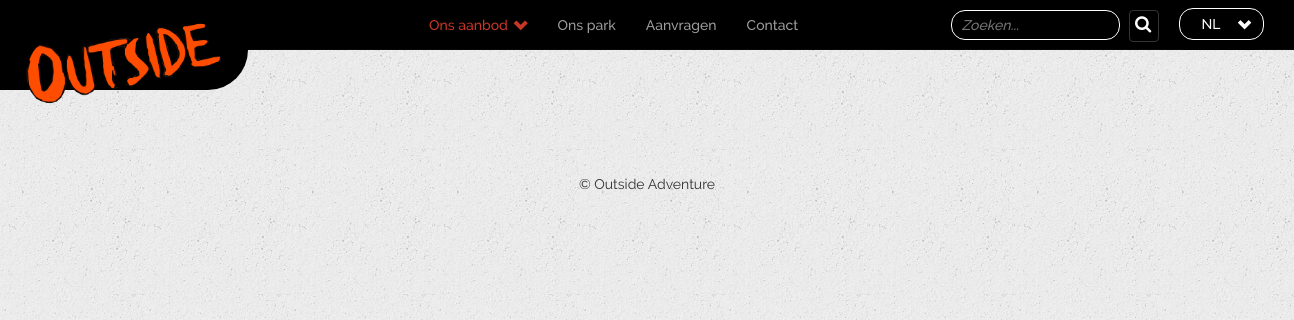
Page /categorie/2/feesten on the earlier database version.
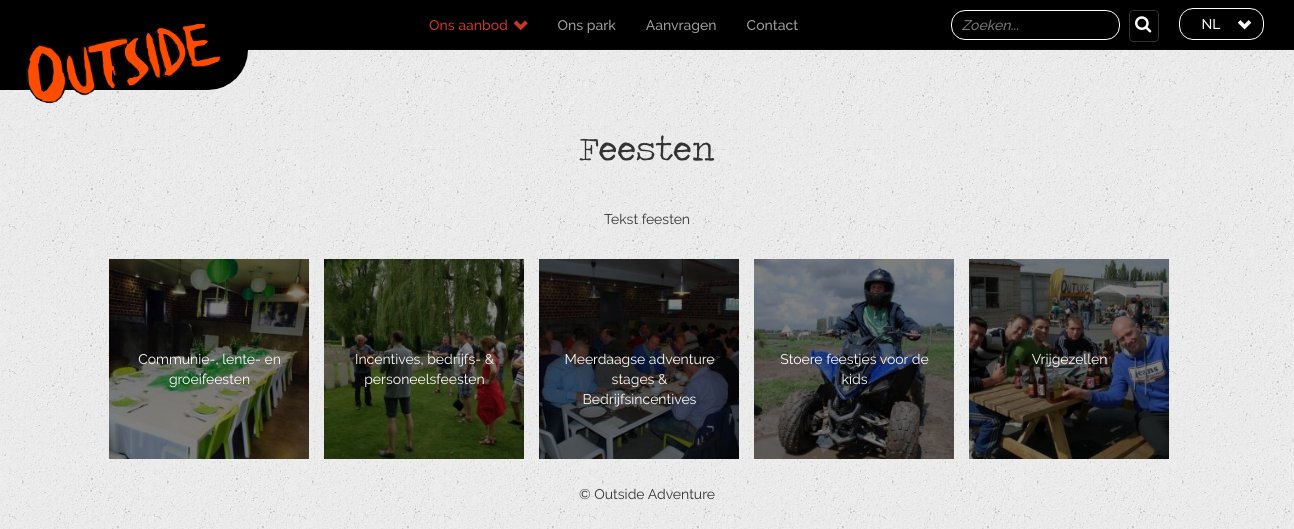
Same page on the later database version.
### tables this page shows
CREATE TABLE IF NOT EXISTS `inhoud_categorie_type` (
`id` int(11) NOT NULL,
  `type` varchar(255) NOT NULL DEFAULT ''
);

CREATE TABLE IF NOT EXISTS `inhoud_categorie_type_taal` (
  `typeId` int(11) NOT NULL,
  `naam` varchar(255) NOT NULL,
  `inhoud` text NOT NULL,
  `url` varchar(255) NOT NULL,
  `taal` enum('NL','FR','ENG','') NOT NULL
);

CREATE TABLE IF NOT EXISTS `inhoud_taal` (
  `inhoudId` int(11) NOT NULL,
  `naam` varchar(255) NOT NULL,
  `inhoud` text NOT NULL,
  `afspraak` varchar(255) NOT NULL,
  `periode` varchar(255) NOT NULL,
  `duur` varchar(255) NOT NULL,
  `taal` enum('NL','FR','ENG') NOT NULL DEFAULT 'NL'
);

CREATE TABLE IF NOT EXISTS `inhoud` (
`id` int(11) NOT NULL,
  `categorieId` int(11) NOT NULL,
  `prijsklasseId` int(11) DEFAULT NULL,
  `forfait` int(11) NOT NULL DEFAULT '0',
  `minAantal` int(11) NOT NULL,
  `leeftijd` varchar(255) NOT NULL,
  `afbeelding` varchar(255) NOT NULL,
  `afbeelding_header` varchar(255) NOT NULL DEFAULT '',
  `actief` tinyint(1) NOT NULL
);

### index.php (called while the page is built, shortened)
<?php
function taal($nl,$fr,$eng){
        switch($_SESSION['session_taal']){
            case "NL":
            return $nl;
             break;
            }
}
$routes = array(
  'home' => array(
    'controller' => 'Page',
    'action' => 'index'
  ),
  'overviewType' => array(
    'controller' => 'Page',
    'action' => 'overviewType'
  ),
  'contact' => array(
    'controller' => 'Page',
    'action' => 'contact'
  ),
  'activity' => array(
    'controller' => 'Activity',
    'action' => 'activity'
  ),
  'overview' => array(
    'controller' => 'Activity',
    'action' => 'overview'
  ),
  'aanvragen' => array(
    'controller' => 'Activity',
    'action' => 'aanvragen'
  ),
  'feesten' => array(
    'controller' => 'Page',
    'action' => 'feesten'
    ),
   'adventurePark' => array(
    'controller' => 'Page',
    'action' => 'adventurePark'
    ),
  'category' => array(
    'controller' => 'Activity',
    'action' => 'category'
    ),
  'categoryType' => array(
    'controller' => 'Activity',
    'action' => 'categoryType'
    ),
  'locatie' => array(
    'controller' => 'Activity',
    'action' => 'locatie'
    ),
  'locaties' => array(
    'controller' => 'Activity',
    'action' => 'locaties'
    ),
  'activiteit' => array(
    'controller' => 'Activity',
    'action' => 'activiteit'
    ),
  'search' => array(
    'controller' => 'Activity',
    'action' => 'search'
    ),
  'all' => array(
    'controller' => 'Activity',
    'action' => 'all_activities'
    ),
  'all_category_categories' => array(
    'controller'=> 'Activity',
    'action'=> 'all_category_categories'
     ),
  'all_other_data' => array(
    'controller'=> 'Activity',
    'action'=> 'all_other_data'
     ),
  'get_prices_of_activity' => array(
    'controller'=> 'Activity',
    'action'=> 'get_prices_of_activity'
     ),
  'all_category_types' => array(
    'controller'=> 'Activity',
    'action'=> 'all_category_types'
     ),
  'allLocations' => array(
    'controller' => 'Activity',
    'action' => 'all_locations'
    ),
   'filter' => array(
    'controller' => 'Activity',
    'action' => 'filterActivities'
    )
);
$route = $routes[$_GET['page']];
$controllerObj = new $controllerName();
$controllerObj->route = $route;
$controllerObj->filter();
$controllerObj->render();

### dao/CategoryDAO.php (called while the page is built, shortened)
<?php
class CategoryDAO extends DAO {
	public function selectById($id) {
		$sql = "SELECT * FROM `inhoud_categorie_type`
				INNER JOIN inhoud_categorie_type_taal
				ON typeId = id
				WHERE `id` = :id ";
		$stmt = $this->pdo->prepare($sql);
		$stmt->bindValue(':id', $id);
		$stmt->execute();
		return $stmt->fetch(PDO::FETCH_ASSOC);
	}
}

### controller/ActivityController.php (called while the page is built, shortened)
<?php
require_once WWW_ROOT . 'controller' . DS . 'Controller.php';
require_once WWW_ROOT . 'dao' . DS . 'ActivityDAO.php';
require_once WWW_ROOT . 'dao' . DS . 'CategoryDAO.php';
class ActivityController extends Controller {
    private $activityDAO;
    private $categoryDAO;
    function __construct() {
        $this->activityDAO = new ActivityDAO();
        $this->categoryDAO = new CategoryDAO();
    }
	public function category(){
        if(!empty($_GET['id'])){
			$this->set('category',$this->categoryDAO->selectById($_GET['id']));
			$this->set('activities',$this->activityDAO->getByCategory($_GET['id'],$_SESSION['session_taal']));
        }else{
            header('Location: /');
        }
    }
}

### dao/ActivityDAO.php (called while the page is built, shortened)
<?php
class ActivityDAO extends DAO {
	public function getByCategory($id,$language) {
		$sql = "SELECT * FROM inhoud
				INNER JOIN `inhoud_taal` ON inhoud.id = inhoudId
				WHERE actief = 1 AND inhoud_taal.taal = :language AND categorieId=:id ORDER BY inhoud_taal.naam ASC";
		$stmt = $this->pdo->prepare($sql);
		$stmt->bindValue(':id', $id);
		$stmt->bindValue(':language', $language);
		$stmt->execute();
		return $stmt->fetchAll(PDO::FETCH_ASSOC);
	}
}

### view/activity/helpfunctions.php (called while the page is built)
<?php
function slugify($text){
    $text = preg_replace('/[^\\pL\d]+/u', '-', $text);
    $text = trim($text, '-');
    $text = iconv('utf-8', 'us-ascii//TRANSLIT', $text);
    $text = strtolower($text);
    $text = preg_replace('/[^-\w]+/', '', $text);
    return $text;
}
?>

### view/activity/category.php (the view, shortened to what this page needs)
<?php include 'helpfunctions.php' ?>
<div class="container-middle container-info no-header">
    <h1 id="page-name"class="titel-header">
        <span><?php echo $category['naam'];
        ?></span>
    </h1>
<div class="content_info">
	<div class="center-text">
    <?php echo $category['inhoud']; ?>
    <div id="grid-feesten" class="container-sub-grid">
        <div class="grid">
            <div class="row gridFlex">
                <?php
                if(isset($activities)){
                  foreach ($activities as $activitySub) {
                    if($activitySub['id']){
                        echo "<div class=\"grid-sub\">";
                        echo "<img width=\"200px\" height=\"200px\" class=\"subcategory-img lazyload\"
                        src=\"assets/images/activityPhotos/{$activitySub['afbeelding']}_th.jpg \">";
						 $name = slugify($activitySub['naam']);
						 echo "<a href=\"" . $category['url'] . "/" . $activitySub['id'] . "/" . $name . "\" class=\"gridLink-sub\">";echo "<div class=\"overlay-img\">";
                         echo "<span>";
                echo $activitySub['naam'];
                echo "</span>";
                echo "</div></a></div>";
          }
      }
    } ?>
            </div>
        </div>
    </div>
</div>

### controller/Controller.php (shortened to what this page needs)
<?php
class Controller {
	public $route;
	protected $viewVars = array();
	public function filter() {
		call_user_func(array($this, $this->route['action']));
	}
	public function render() {
		$this->createViewVarWithContent();
		$this->renderInLayout();
	}
	public function set($variableName, $value) {
		$this->viewVars[$variableName] = $value;
	}
	private function createViewVarWithContent() {
		require WWW_ROOT . 'view' . DS . strtolower($this->route['controller']) . DS . $this->route['action'] . '.php';
		$content = ob_get_clean();
	}
	private function renderInLayout() {
		extract($this->viewVars, EXTR_OVERWRITE);
		if(!empty($_SERVER['HTTP_X_REQUESTED_WITH']) && strtolower($_SERVER['HTTP_X_REQUESTED_WITH']) == 'xmlhttprequest') {
			echo $content;
		} else {
			include WWW_ROOT . 'view' . DS . 'layout.php';
		}
	}
}

### view/layout.php (shortened to what this page needs)
<!doctype html>
<html class="no-js" lang="">
<head>
    <link rel="stylesheet" href="/css/bootstrap.css">
  <link rel="stylesheet" href="//code.jquery.com/ui/1.12.1/themes/base/jquery-ui.css">
    <link rel="stylesheet" href="/js/vendor/magnific/magnific-popup.css">
    <link rel="stylesheet" href="/css/main.css">
</head>
<body>
    <nav class="navbar navbar-inverse navbar-fixed-top" role="navigation">
        <a class="link-logo" href="/">
        <div class="outside-logo">
            <img src="/assets/images/logo-outside.png">
        </div>
        </a>
        <div id="navbar" class="navbar-collapse collapse">
            <ul class="nav navbar-nav">
                <li class="global-menu-item active-item">
                    <a class="link-item" href="/">Ons aanbod
                                     <span class="arrow-menu arrow-down glyphicon glyphicon-chevron-down"></span>
                                  </a>
                </li>
                <li class="global-menu-item ">
                    <a class="link-item" href="/adventure-park">
                    <?php echo taal('Ons park','Votre locations','Our locations'); ?>
                                     </a>
                </li>
                <li class="global-menu-item ">
                    <a class="link-item" href="/aanvragen">Aanvragen
                                  </a>
                </li>
                <li class="global-menu-item">
                    <a class=" link-item" href="/contact">Contact
                                  </a>
                </li>
            </ul>
            <div class="search-nav">
            <div class="search-nav-content">
                                <input id="search-input-header" placeholder="Zoeken..." type="text">
                                <a href="#"><i class="search-icon fa fa-search" aria-hidden="true"></i></a>
                                </div>
                                </div>
        <div class="lang-select">
            <ul class="taal-kiezen">
        <li class="current-taal">
        <span data-taal="<?php echo $_SESSION['session_taal'];
        ?>" id="current-taal">
        <?php echo $_SESSION['session_taal'];
        ?>
        </span>
        <span class="arrow-down glyphicon glyphicon-chevron-down"></span>
        </li>
        </ul>
        </div>
        </div>
    </nav>
    <div class="content">
        <?php
            echo $content; ?>
<footer>
    <p>&copy; Outside Adventure</p>
</footer>
    </div>
</body>
</html>

### css/main.css (style rules this page uses)
ul { list-style: none; }
.content { position: relative; }
.container-middle { width: 90%; margin-left: auto; margin-right: auto; }
.container-middle .titel-header { font-family: "traveling__typewriterregular"; text-align: center; font-size: 2.5em; }
.no-header { margin-top: 100px; }
.center-text { text-align: center; }
body { background-repeat: repeat; font-family: "ralewayregular"; background-image: url(assets/images/bg-pattern.jpg); overflow-x: hidden; }
footer { display: block; }
nav.navbar { background-color: black; position: relative; font-family: "ralewaymedium"; margin-bottom: -20px; }
nav.navbar .link-logo { position: relative; }
nav.navbar li { position: relative; }
ul.navbar-nav { float: none; margin-left: 32%; display: block; position: absolute; }
.navbar-nav a { color: #a1a1a1; }
.navbar-nav li.active-item a.link-item { color: #c83627; display: block; position: relative; }
.navbar-inverse { background-color: black; background-image: none; height: 30px; background-repeat: repeat; width: 100%; }
.outside-logo { margin-left: 0px; float: left; background-color: black; height: 100px; position: absolute; margin-top: -10px; border-radius: 0px 0px 40px 0px; }
.outside-logo img { padding-bottom: 15px; padding-right: 25px; margin-left: 25px; margin-top: 30px; height: 100%; }
#navbar { background-color: black; border-radius: 14px; }
.search-nav { margin-top: 10px; position: absolute; top: 0; right: 0; margin-right: 135px; display: inline-block; }
.search-nav i { margin-left: 5px; font-size: 1.25em; color: white; display: inline-block; width: 30px; height: 32px; padding: 5px; border-radius: 4px; border-color: #333; border-width: 1px; border-style: solid; }
.search-nav input { background-color: black; color: white; border-color: white; border-style: solid; border-width: 1px; padding: 4px; border-radius: 14px; }
.taal-kiezen { width: 95px; float: right; margin-right: 15px; overflow: hidden; height: 50px; display: inline-block; background-color: black; position: relative; padding: 0px 5px 5px 5px; text-transform: uppercase; border-radius: 14px; text-align: center; list-style: none; transition: height 0.5s; }
.taal-kiezen li { margin-bottom: 5px; }
.taal-kiezen .current-taal { color: white; margin-top: 8px; margin-bottom: 15px; border: 1px solid white; padding: 5px; border-radius: 14px; }
.taal-kiezen .current-taal .arrow-down { margin-top: 3px; float: right; margin-right: 7px; }
.navbar-fixed-top .navbar-collapse, .navbar-fixed-bottom .navbar-collapse { max-height: none; }
.lang-select { width: 100%; display: block; height: 100%; overflow: hidden; }
.navbar-nav li a:first-child:nth-last-child(2):before { content: ""; position: absolute; height: 0; width: 0; top: 50%; right: 5px; }
.arrow-menu { font-size: 1.05em; float: right; padding-top: 3px; margin-left: 5px; }
@media only screen and (min-width: 768px) { .taal-kiezen { position: absolute; right: 0; margin-right: 25px; } }
.center-text { text-align: center !important; }
.grid { width: 95%; margin-left: auto; margin-right: auto; }
.gridFlex { display: -ms-flexbox; display: -webkit-box; display: flex; -ms-flex-direction: row; flex-direction: row; -ms-flex-align: center; align-items: center; -ms-flex-pack: center; justify-content: center; -ms-flex-wrap: wrap; flex-wrap: wrap; }
#page-name span { display: inline; }
.container-info { margin-left: auto; margin-right: auto; }
.container-info p { text-align: left; }
.content_info p { text-align: left; }
footer { padding: 10px; margin-bottom: 20px; width: 100%; }
footer p { text-align: center !important; margin: 0px; margin-bottom: 0px; }
#grid-feesten { margin-top: 30px; }
#grid-feesten .grid-sub { width: 200px; height: 200px; margin-right: 15px; margin-bottom: 15px; }
#grid-feesten .grid-sub img { width: 200px; height: 200px; vertical-align: top; z-index: 0; float: left; object-fit: cover; }
.overlay-img { float: left; display: block; color: white; background-color: rgba(0, 0, 0, 0.5); height: 200px; width: 200px; z-index: 99; margin-top: -200px; transition: background-color 0.5s; }
.overlay-img span { text-align: center; width: 85%; margin-left: 7.5%; display: block; margin-top: 90px; }

Differences in the rows shown:
now on this page (row unchanged): inhoud_categorie_type: inhoud_categorie_type_taal.naam "Feesten", inhoud_categorie_type_taal.inhoud "Tekst feesten"
added inhoud_taal: inhoudId.afbeelding (picture), naam "Communie-, lente- en groeifeesten"
added inhoud_taal: inhoudId.afbeelding (picture), naam "Incentives, bedrijfs- & personeelsfeesten"
added inhoud_taal: inhoudId.afbeelding (picture), naam "Meerdaagse adventure stages & Bedrijfsincentives"
added inhoud_taal: inhoudId.afbeelding (picture), naam "Stoere feestjes voor de kids"
added inhoud_taal: inhoudId.afbeelding (picture), naam "Vrijgezellen"
